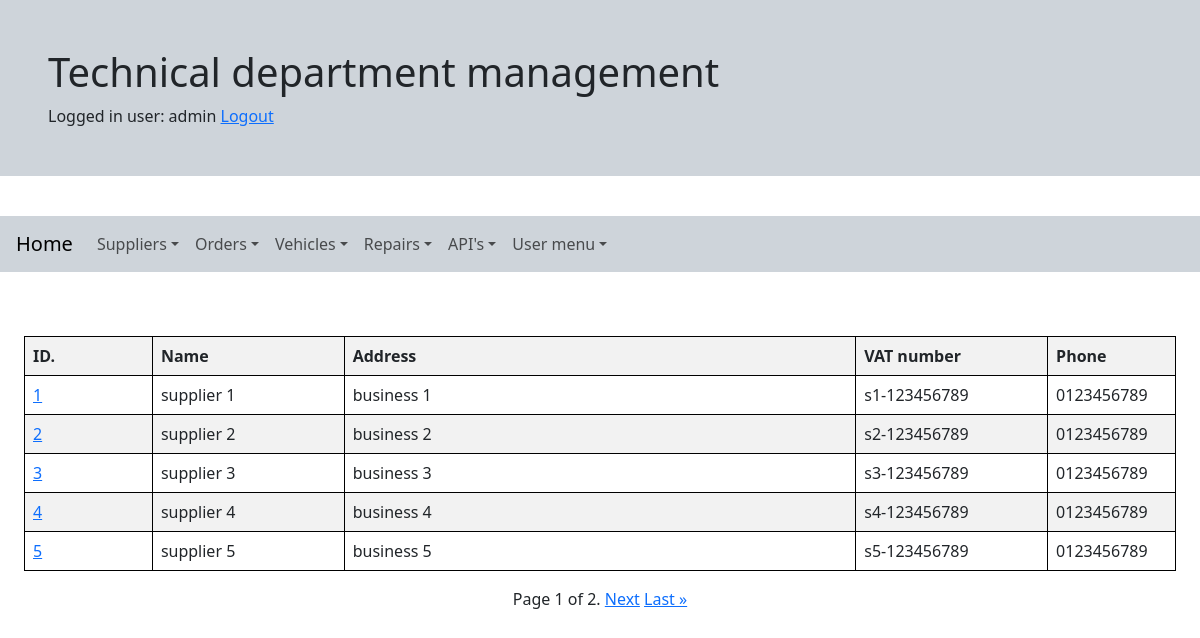
/supplier_list/ (signed in), run on the app's committed database.
### accounts/models.py (models this page shows)
class CustomUser(AbstractUser):
    is_technician = models.BooleanField(default=False, null=True)
    is_orderer = models.BooleanField(default=False, null=True)
    is_observer = models.BooleanField(default=False, null=True)
    def __str__(self):
        return self.username

### orders/models.py (models this page shows, shortened)
class Supplier(models.Model):
    supplier_name = models.CharField(max_length=50, null=False, unique=True)
    address = models.CharField(max_length=75)
    vat = models.CharField(max_length=20, unique=True)
    phone = models.CharField(max_length=20)

### orders/views.py (the view)
# urls.py: path('supplier_list/', login_required(SupplierListView.as_view()), name='supplier_list'),
class SupplierListView(ListView):
  paginate_by = 5
  model = Supplier
  template_name = "supplier_list.html"

### templates/orders/supplier_list.html (shortened to what this page needs)
{% extends "base.html" %}
{% block content %}
<div class="container-fluid">
    {% if supplier_list %}
    <div class="table-responsive">
        <table class="table table-striped" style="border:1px solid black" width="90%">
            <tr>
                <div class="col-sm-1">
                    <th style="border:1px solid black; width: 10%">ID.</th>
                </div>
                <div class="col-sm-2">
                    <th style="border:1px solid black; width: 15%">Name</th>
                </div>
                <div class="col-sm-5">
                    <th style="border:1px solid black; width: 40%">Address</th>
                </div>
                <div class="col-sm-2">
                    <th style="border:1px solid black; width: 15%">VAT number</th>
                </div>
                <div class="col-sm-1">
                    <th style="border:1px solid black; width: 10%">Phone</th>
                </div>
            </tr>
            {% for supplier in supplier_list %}
            <tr>
                <div class="col-sm-1">
                    <td style="border:1px solid black"><a
                            href="{% url 'supplier_detail' supplier.pk %}">{{supplier.pk}}</a>
                    </td>
                </div>
                <div class="col-sm-2">
                    <td style="border:1px solid black">{{ supplier.supplier_name }}</td>
                </div>
                <div class="col-sm-5">
                    <td style="border:1px solid black">{{ supplier.address }}</td>
                </div>
                <div class="col-sm-2">
                    <td style="border:1px solid black">{{ supplier.vat }}</td>
                </div>
                <div class="col-sm-1">
                    <td style="border:1px solid black">{{ supplier.phone }}</td>
                </div>
            </tr>
            {% endfor %}
        </table>
    </div>
    {% include "pagination.html" %}
    {% else %}
    <div style="text-align: center">
        <h3>Supplier list is empty.</h3>
    </div>
    {% endif %}
</div>
{% endblock %}

### templates/base.html (shortened to what this page needs)
{% load static %}
<html lang="en">
<head>
  <link href="https://cdn.jsdelivr.net/npm/bootstrap@5.3.0/dist/css/bootstrap.min.css" rel="stylesheet"
>
</head>
<div class="row mb-2">
  <div class="p-5 mb-4 bg-dark-subtle rounded-3">
    <div class="container" style="align-content: center">
      <h1>Technical department management</h1>
    </div>
    <div class="container" style="align-content: center">
      <span>
        {% if request.user.is_authenticated %}
        Logged in user: {{ request.user }}
        <a href="{% url  'logout' %}">Logout</a>
        {% else %}
        <a href="{% url 'login' %}">Login</a>
        {% endif %}
      </span>
    </div>
  </div>
</div>
<div class="row p-2 mb-2 ">
  <nav class="navbar navbar-expand-lg bg-dark-subtle p-2 mb-4">
    <div class="container-fluid">
      <a class="navbar-brand" href="{% url 'index' %}">Home</a>
      <div class="collapse navbar-collapse" id="myNavBar">
        <ul class="navbar-nav me-auto mb-2 mb-lg-0">
          <li class="nav-item dropdown">
            <a class="nav-link dropdown-toggle" data-bs-toggle="dropdown" href="#" role="button"
              aria-expanded="false">Suppliers</a>
          </li>
          <li class="nav-item dropdown">
            <a class="nav-link dropdown-toggle" data-bs-toggle="dropdown" href="#" role="button"
              aria-expanded="false">Orders</a>
          </li>
          <li class="nav-item dropdown">
            <a class="nav-link dropdown-toggle" data-bs-toggle="dropdown" href="#" role="button"
              aria-expanded="false">Vehicles</a>
          </li>
          <li class="nav-item dropdown">
            <a class="nav-link dropdown-toggle" data-bs-toggle="dropdown" href="#" role="button"
              aria-expanded="false">Repairs</a>
          </li>
          <li class="nav-item dropdown">
            <a class="nav-link dropdown-toggle" data-bs-toggle="dropdown" href="#" role="button"
              aria-expanded="false">API's</a>
          </li>
          <li class="nav-item dropdown">
            <a class="nav-link dropdown-toggle" data-bs-toggle="dropdown" href="#" role="button"
              aria-expanded="false">User menu</a>
          </li>
        </ul>
      </div>
    </div>
  </nav>
</div>
<div class="row p-4 mb-2">
  {% block content %}{% endblock %}
</div>
</body>
</html>

### templates/pagination.html (shortened to what this page needs)
<div class="row">
    <div class=" d-flex justify-content-center">
        <div class="pagination">
            <span class="step-links">
                <span class="current">
                    Page {{ page_obj.number }} of {{ page_obj.paginator.num_pages }}.
                </span>
                {% if page_obj.has_next %}
                <a href="?page={{ page_obj.next_page_number }}">Next</a>
                <a href="?page={{ page_obj.paginator.num_pages }}">Last &raquo;</a>
                {% endif %}
            </span>
        </div>
    </div>
</div>

### data on the page
CustomUser: user "admin"
Supplier: pk "1", supplier_name "supplier 1", address "business 1", vat "s1-123456789", phone "0123456789"
Supplier: pk "2", supplier_name "supplier 2", address "business 2", vat "s2-123456789", phone "0123456789"
Supplier: pk "3", supplier_name "supplier 3", address "business 3", vat "s3-123456789", phone "0123456789"
Supplier: pk "4", supplier_name "supplier 4", address "business 4", vat "s4-123456789", phone "0123456789"
Supplier: pk "5", supplier_name "supplier 5", address "business 5", vat "s5-123456789", phone "0123456789"

### other printed values
{{ page_obj.number }} "1"
{{ page_obj.paginator.num_pages }} "2"
